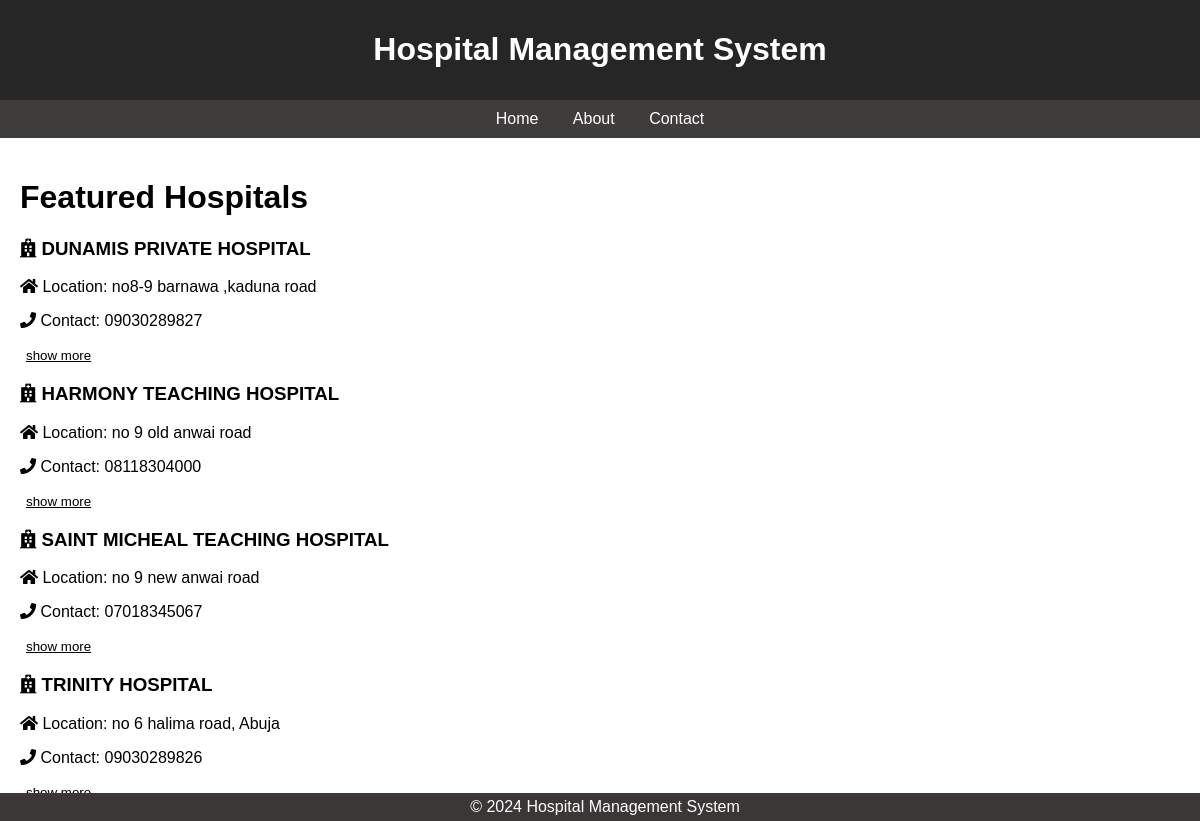
The page / on the database its author committed.
### hospital/models.py (models this page shows, shortened)
class Hospital(models.Model):
    name = models.CharField(max_length=255)
    address = models.TextField()
    phone_number = models.CharField(max_length=11)
    email = models.EmailField()
    website = models.URLField(blank=True, null=True)
    capacity = models.PositiveIntegerField()
    class Meta:
        ordering = ('name',)
        verbose_name_plural = 'Hospital'

### hospital/views.py (the view)
# urls.py: path('',views.home,name='home'),
def home(request):
    hospitals = Hospital.objects.all()
    return render (request,'hospital/home.html',{
        'hospitals':hospitals
    })

### hospital/templates/hospital/home.html (shortened to what this page needs)
{% extends 'hospital/base.html' %}
{% block content %}
    <div>
        <h1>Featured Hospitals</h1>
        {% for hospital in hospitals %}
            <div class="hospital-card">
                <h3><i class="fa fa-hospital cap"></i>
                  {{ hospital.name }}
                </h3>
                <p><i class="fas fa-home"></i> Location: {{ hospital.address }}</p>
                <p><i class="fa fa-phone"></i> Contact: {{ hospital.phone_number }}</p>
            <button onclick="showMore('{{hospital.id}}')">show more</button>
            </div>
        {% endfor %}
    </div>
{% endblock %}

### hospital/templates/hospital/base.html (shortened to what this page needs)
<!DOCTYPE html>
<html lang="en">
<head>
    <link rel="stylesheet" href="https://cdnjs.cloudflare.com/ajax/libs/font-awesome/5.15.3/css/all.min.css" />
</head>
<body>
<header>
    <h1>{% block header %}Hospital Management System{% endblock %}</h1>
</header>
<nav>
    <a href="#">Home</a>
    <a href="#">About</a>
    <a href="#">Contact</a>
</nav>
<main>
    {% block content %}
    {% endblock %}
</main>
<footer>
    &copy; 2024 Hospital Management System
</footer>
</body>
</html>

### hospital/templates/hospital/base.html (style rules this page uses)
body { font-family: 'Arial', sans-serif; margin: 0; padding: 0; background-color: white; }
header { background-color: rgb(39, 38, 38); color: white; padding: 10px; text-align: center; }
nav { background-color: rgb(63, 60, 60); padding: 10px; text-align: center; }
nav a { color: white; text-decoration: none; margin: 0 15px; }
main { padding: 20px; }
div button { color: black; border: 0px; background-color: white; text-decoration: underline; }
footer { background-color: #3b3737; color: white; text-align: center; padding: 5px; bottom: 0; width: 100%; position: fixed; }
h3 { text-transform: uppercase; }

### rows shown on the page
Hospital: name "DUNAMIS PRIVATE HOSPITAL", address "no8-9 barnawa ,kaduna road", phone_number "09030289827"
Hospital: name "HARMONY TEACHING HOSPITAL", address "no 9 old anwai road", phone_number "08118304000"
Hospital: name "SAINT MICHEAL TEACHING HOSPITAL", address "no 9 new anwai road", phone_number "07018345067"
Hospital: name "TRINITY HOSPITAL", address "no 6 halima road, Abuja", phone_number "09030289826"
